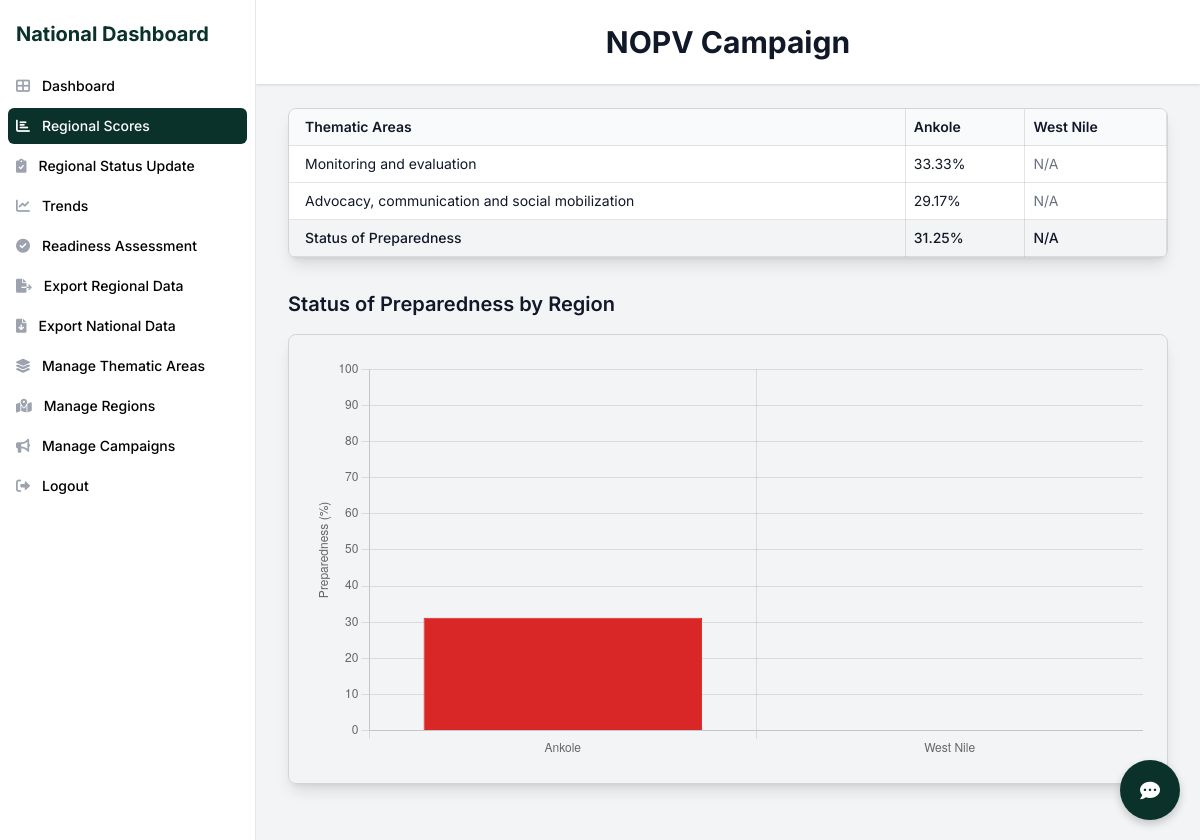
The page /regional_scores/ (signed in) on the database its author committed.
### campaign/models.py (models this page shows, shortened)
class Campaign(models.Model):
    name = models.CharField(max_length=255)
    sia_start_date = models.DateField()
    number_of_districts = models.IntegerField()
    type_of_vaccine = models.CharField(max_length=255)
    round_number = models.CharField(max_length=50)
    is_active = models.BooleanField(default=False)
    places = models.ManyToManyField('Place', related_name='campaigns')  # New field for related places
    country = models.CharField(max_length=255)  # New field for country

class Region(models.Model):
    name = models.CharField(max_length=255)

class ThematicArea(models.Model):
    LEVEL_CHOICES = (
        ('national', 'National'),
        ('regional', 'Regional'),
    )
    name = models.CharField(max_length=255)
    level = models.CharField(max_length=50, choices=[('national', 'National'), ('regional', 'Regional')])
    campaign = models.ForeignKey(Campaign, on_delete=models.CASCADE, related_name='thematic_areas')
    comments = models.TextField(blank=True, null=True)
    last_modified = models.DateTimeField(auto_now=True)

### campaign/views.py (the view, shortened to what this page needs)
# urls.py: path("regional_scores/", views.regional_scores_dashboard, name="regional_scores"),
@login_required
@restrict_access(allowed_roles=["national"])
def regional_scores_dashboard(request):
    campaign = Campaign.objects.filter(is_active=True).first()
    thematic_areas = ThematicArea.objects.filter(
        campaign=campaign, level="regional"
    ).prefetch_related("activities")
    regions = Region.objects.filter(places__in=campaign.places.all()).distinct()
    total_completion_percentages = {}
    status_of_preparedness = {}
    num_thematic_areas = thematic_areas.count()
    for region in regions:
        region_places = region.places.filter(
            id__in=campaign.places.values_list("id", flat=True)
        )
        total_completion_percentages[region.name] = {}
        sum_percentages = 0
        for thematic_area in thematic_areas:
            total_score_all_places = 0
            total_possible_all_places = (
                len(region_places) * thematic_area.activities.count() * 10
            )
            for activity in thematic_area.activities.all():
                for place in region_places:
                    status = ImplementationStatus.objects.filter(
                        activity=activity, place=place
                    ).first()
                    total_score_all_places += status.scale if status else 0
            total_completion_percentage = (
                (total_score_all_places / total_possible_all_places) * 100
                if total_possible_all_places > 0
                else 0
            )
            total_completion_percentages[region.name][thematic_area.name] = round(
                total_completion_percentage, 2
            )
            sum_percentages += total_completion_percentage
        status_percentage = (
            sum_percentages / num_thematic_areas if num_thematic_areas > 0 else 0
        )
        status_of_preparedness[region.name] = round(status_percentage, 2)
    return render(
        request,
        "campaign/regional_scores_dashboard.html",
        {
            "campaign": campaign,
            "campaign_name": campaign.name if campaign else "No Active Campaign",
            "thematic_areas": thematic_areas,
            "regions": regions,
            "total_completion_percentages": total_completion_percentages,
            "status_of_preparedness": status_of_preparedness,
        },
    )

### campaign/templatetags/custom_filters.py (called while the page is built)
@register.filter
def get_item(dictionary, key):
    return dictionary.get(key)

### campaign/utilities.py (called while the page is built)
def restrict_access(allowed_roles=None, redirect_url="main_page"):
    allowed_roles = allowed_roles or []
    def decorator(view_func):
        @wraps(view_func)
        def _wrapped_view(request, *args, **kwargs):
            if not request.user.is_authenticated:
                return redirect("main_page")
            if request.user.role not in allowed_roles:
                if redirect_url:
                    return redirect(redirect_url)
                return HttpResponseForbidden("You do not have access to this resource.")
            return view_func(request, *args, **kwargs)
        return _wrapped_view
    return decorator

### campaign/templates/campaign/regional_scores_dashboard.html (shortened to what this page needs)
{% extends "campaign/base.html" %}
{% load custom_filters %}
{% block content %}
    <header class="bg-white shadow">
        <div class="max-w-7xl mx-auto py-6 px-4 sm:px-6 lg:px-8 text-center">
            <h1 class="text-3xl font-bold text-gray-900">{{ campaign_name }}</h1>
        </div>
    </header>
    <main class="max-w-7xl mx-auto py-6 sm:px-6 lg:px-8">
        <div class="mb-8">
            <div class="overflow-x-auto shadow-lg rounded-lg border border-gray-300 custom-border">
                <table class="w-full divide-y divide-gray-300">
                    <thead class="bg-gray-50">
                        <tr>
                            <th class="py-2 pl-2 pr-2 text-left text-sm font-semibold text-gray-900 sm:pl-4 border-r min-w-[200px]">Thematic Areas</th>
                            {% for region in regions %}
                                <th class="px-2 py-2 text-left text-sm font-semibold text-gray-900">{{ region.name }}</th>
                            {% endfor %}
                        </tr>
                    </thead>
                    <tbody class="bg-white divide-y divide-gray-200">
                        {% for thematic_area in thematic_areas %}
                        <tr>
                            <td class="whitespace-nowrap py-2 pl-2 pr-2 text-sm text-gray-900 sm:pl-4 border-r min-w-[200px]">{{ thematic_area.name }}</td>
                            {% for region in regions %}
                                {% if total_completion_percentages and total_completion_percentages|get_item:region.name and total_completion_percentages|get_item:region.name|get_item:thematic_area.name %}
                                    <td class="whitespace-nowrap px-2 py-2 text-sm text-gray-900">{{ total_completion_percentages|get_item:region.name|get_item:thematic_area.name }}%</td>
                                {% else %}
                                    <td class="whitespace-nowrap px-2 py-2 text-sm text-gray-500">N/A</td>
                                {% endif %}
                            {% endfor %}
                        </tr>
                        {% endfor %}
                    </tbody>
                    <tfoot>
                        <tr>
                            <td class="whitespace-nowrap py-2 pl-2 pr-2 text-sm font-medium text-gray-900 sm:pl-4 border-r min-w-[200px]">Status of Preparedness</td>
                            {% for region in regions %}
                                <td class="whitespace-nowrap px-2 py-2 text-sm font-medium text-gray-900">
                                    {% if status_of_preparedness|get_item:region.name == 0.0 %}
                                        N/A
                                    {% else %}
                                        {{ status_of_preparedness|get_item:region.name }}%
                                    {% endif %}
                                </td>
                            {% endfor %}
                        </tr>
                    </tfoot>
                </table>
            </div>
        </div>
        <div class="mb-8">
            <h2 class="text-xl font-semibold text-gray-900 mb-4">Status of Preparedness by Region</h2>
            <div class="overflow-hidden shadow-lg rounded-lg border border-gray-300 custom-border">
                <div class="px-4 py-5 sm:p-6">
                    <div class="chart-container" style="position: relative; height:400px;">
                        <canvas id="preparednessChart"></canvas>
                    </div>
                </div>
            </div>
        </div>
    </main>
{% endblock %}
{% block extra_scripts %}
<script>
    function generatePreparednessChart(data) {
        const ctx = document.getElementById('preparednessChart').getContext('2d');
        const colors = data.values.map((value, index) => `hsl(${(index * 360 / data.values.length)}, 70%, 50%)`);
        new Chart(ctx, {
            type: 'bar',
            data: {
                labels: data.labels,
                datasets: [{
                    label: 'Status of Preparedness (%)',
                    data: data.values,
                    backgroundColor: colors,
                    borderColor: colors,
                    borderWidth: 1
                }]
            },
            options: {
                responsive: true,
                maintainAspectRatio: false,
                scales: {
                    y: {
                        beginAtZero: true,
                        max: 100,
                        title: { display: true, text: 'Preparedness (%)' }
                    }
                },
                plugins: {
                    legend: { display: false },
                    tooltip: { callbacks: { label: (tooltipItem) => tooltipItem.raw + '%' } }
                }
            }
        });
    }
    window.onload = function() {
        const preparednessData = {
            labels: [{% for region in regions %}'{{ region.name }}',{% endfor %}],
            values: [{% for region in regions %}
                {% if status_of_preparedness|get_item:region.name == 0.0 %}
                    0,
                {% else %}
                    {{ status_of_preparedness|get_item:region.name }},
                {% endif %}
            {% endfor %}]
        };
        generatePreparednessChart(preparednessData);
    }
</script>
{% endblock %}

### campaign/templates/campaign/base.html (style rules this page uses)
body { font-family: 'Inter', sans-serif; }
.chart-container { position: relative; height: 300px; }
.custom-border { border-color: rgba(10, 50, 43, 0.2); }

### campaign/templates/campaign/regional_scores_dashboard.html (style rules this page uses)
body { font-family: 'Inter', sans-serif; }
.custom-border { border-color: rgba(10, 50, 43, 0.2); }
th, td { border-right: 1px solid rgba(0, 0, 0, 0.1); border-bottom: 1px solid rgba(0, 0, 0, 0.1); word-break: break-word; }

### rows shown on the page
Campaign: name "NOPV Campaign"
Region: name "Ankole", name.name "33.33", name.name "29.17", name "31.25"
Region: name "West Nile", shows "N/A"
ThematicArea: name "Monitoring and evaluation"
ThematicArea: name "Advocacy, communication and social mobilization"

### other values the page prints
chart data {{ region.name }} Ankole, West Nile
chart data {{ status_of_preparedness|get_item:region.name }} 31.25
